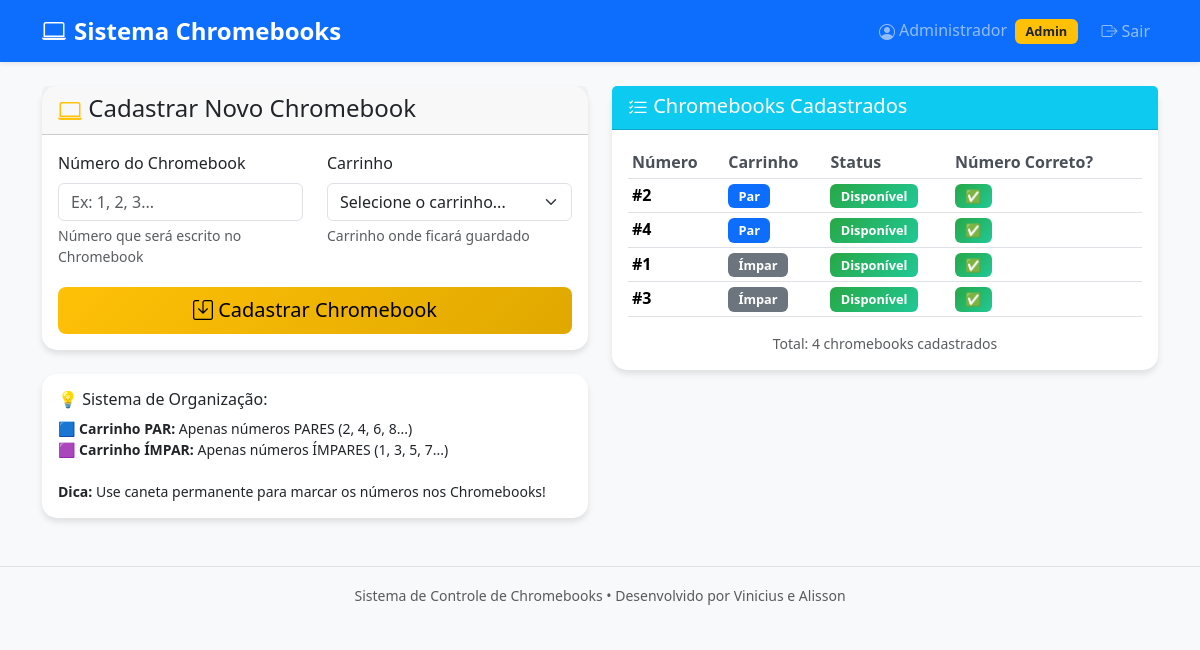
Before: /cadastro_chromebook (signed in) with the older database file.
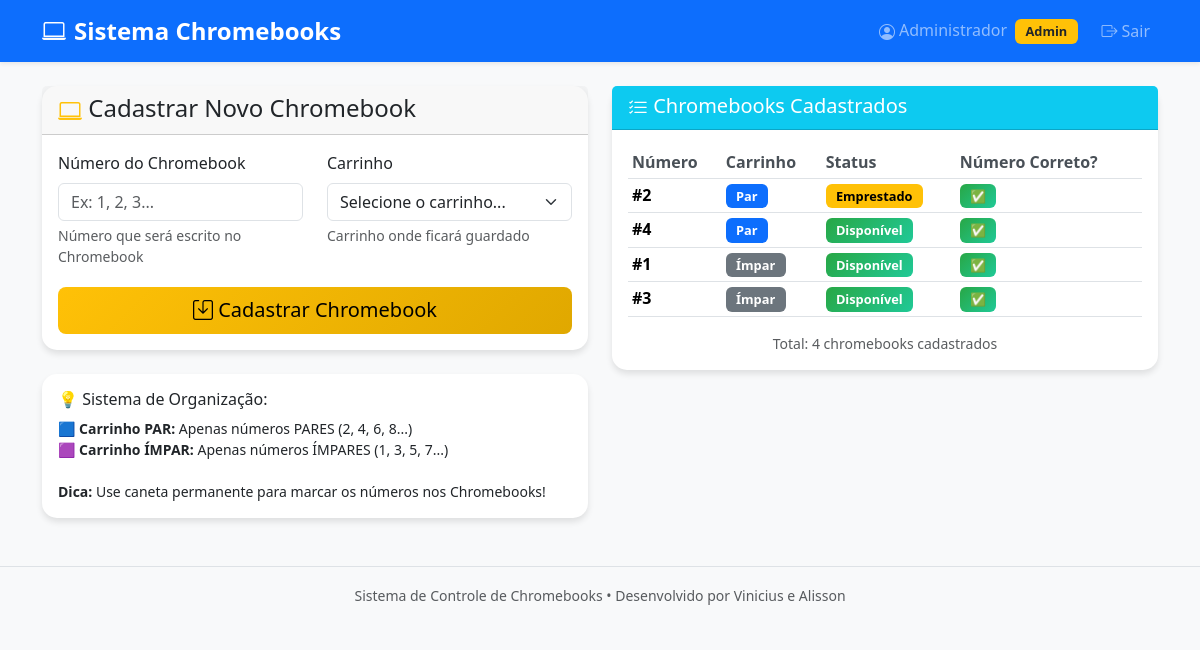
After: the same page with the newer database file.
### tables this page shows
CREATE TABLE chromebooks (
                id INTEGER PRIMARY KEY AUTOINCREMENT,
                numero INTEGER UNIQUE NOT NULL,
                carrinho TEXT NOT NULL,
                status TEXT DEFAULT 'Disponível',
                aluno_emprestado TEXT,
                data_emprestimo TEXT,
                professor_emprestimo TEXT
            , turma_aluno TEXT);

### app.py (the view, shortened to what this page needs)
@app.route('/cadastro_chromebook', methods=['GET', 'POST'])
@login_required
def cadastro_chromebook():
    if not current_user.is_admin:
        flash('Acesso restrito a administradores!', 'danger')
        return redirect(url_for('dashboard'))
    chromebooks = db.obter_todos_chromebooks()
    return safe_render("cadastro_chromebook.html", chromebooks=chromebooks)

### app.py (called while the page is built)
@login_manager.user_loader
def load_user(user_id):
    user_data = db.buscar_usuario_por_id(user_id)
    if user_data:
        return User(user_data)
    return None

def safe_render(template_name, **context):
    try:
        return render_template(template_name, **context)
    except TemplateNotFound:
        fallback = f"""
        <html><head><meta charset="utf-8"><title>Fallback - {template_name}</title></head>
        <body>
        <h2>Template ausente: {template_name}</h2>
        <p>Context: {context.keys()}</p>
        <p><a href="/">Voltar</a></p>
        </body></html>
        """
        return fallback

### database.py (called while the page is built)
    def get_connection(self):
        return sqlite3.connect(self.db_name)

    def buscar_usuario_por_id(self, user_id):
        conn = self.get_connection()
        cursor = conn.cursor()
        cursor.execute("SELECT id, username, nome FROM usuarios WHERE id = ?", (user_id,))
        row = cursor.fetchone()
        conn.close()
        if not row:
            return None
        user_id, username_db, nome = row
        return {'id': user_id, 'username': username_db, 'nome': nome, 'is_admin': (username_db.lower() == 'admin')}

### templates/cadastro_chromebook.html (shortened to what the changed rows need)
{% extends "base.html" %}
{% block content %}
<div class="row">
    <div class="col-md-6">
        <div class="card">
            <div class="card-body">
                {% if chromebooks %}
                <div class="table-responsive">
                    <table class="table table-sm">
                        <thead>
                            <tr>
                                <th>Número</th>
                                <th>Carrinho</th>
                                <th>Status</th>
                                <th>Número Correto?</th>
                            </tr>
                        </thead>
                        <tbody>
                            {% for cb in chromebooks %}
                            <tr>
                                <td><strong>#{{ cb[0] }}</strong></td>
                                <td>
                                    <span class="badge bg-{{ 'primary' if cb[1] == 'Par' else 'secondary' }}">
                                        {{ cb[1] }}
                                    </span>
                                </td>
                                <td>
                                    <span class="badge bg-{{ 'success' if cb[2] == 'Disponível' else 'warning' }}">
                                        {{ cb[2] }}
                                    </span>
                                </td>
                                <td>
                                    {% if (cb[1] == 'Par' and cb[0] % 2 == 0) or (cb[1] == 'Ímpar' and cb[0] % 2 != 0) %}
                                        <span class="badge bg-success">✅</span>
                                    {% else %}
                                        <span class="badge bg-danger">❌</span>
                                    {% endif %}
                                </td>
                            </tr>
                            {% endfor %}
                        </tbody>
                    </table>
                </div>
                {% else %}
                <div class="text-center py-4">
                    <i class="bi bi-laptop display-1 text-muted"></i>
                    <h5 class="text-muted mt-3">Nenhum chromebook cadastrado</h5>
                    <p class="text-muted">Use o formulário ao lado para cadastrar os primeiros chromebooks.</p>
                </div>
                {% endif %}
            </div>
        </div>
    </div>
</div>
{% endblock %}

Changed rows visible on the page:
changed chromebooks: status "Disponível" → "Emprestado"
